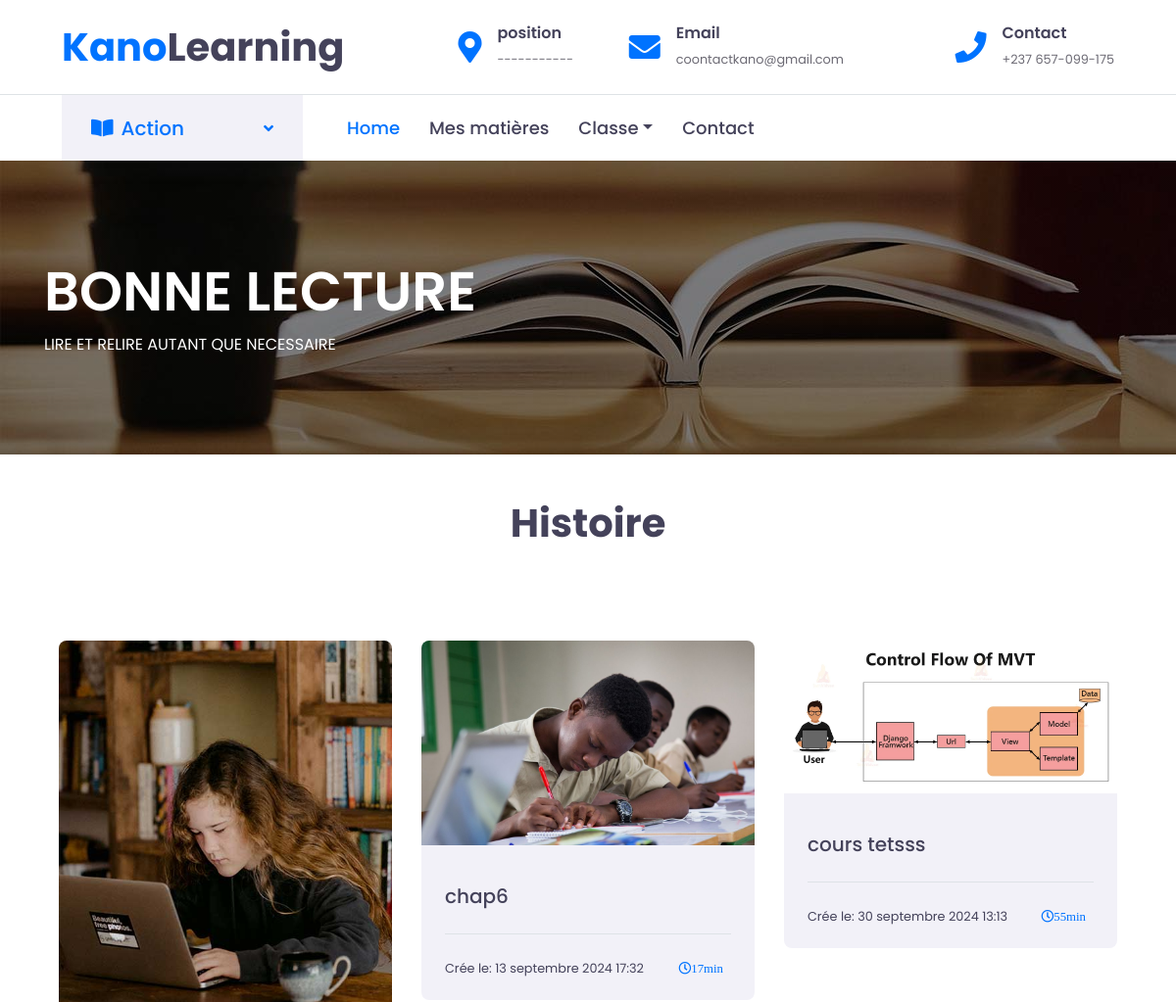
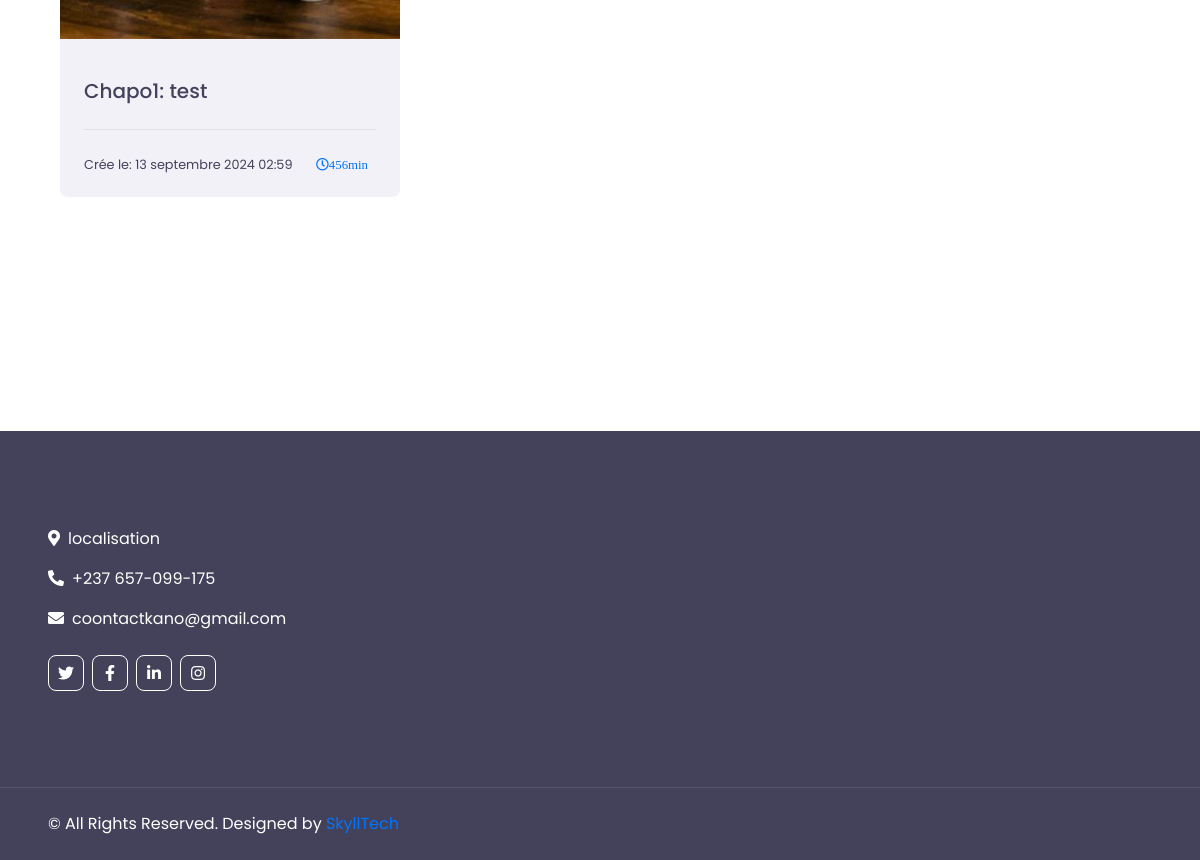
Page /matiere/2/ on the committed database (2 pictures, top to bottom).
### home/models.py (models this page shows, shortened)
class Matiere(models.Model):
    nom_matiere = models.CharField(max_length=128)

class Cours(models.Model):
    titre = models.CharField(max_length=255)
    profil_cours = models.ImageField(upload_to='image', null=True, blank=True)
    intoduction = models.TextField(null=True, blank=True)
    resume = models.TextField(null=True, blank=True)
    document = models.FileField(upload_to='documents/', null=True, blank=True)
    choix_matiere = models.ForeignKey ('Matiere', on_delete=models.CASCADE)
    choix_classe = models.ForeignKey ('Classe', on_delete=models.CASCADE)
    Date_creation = models.DateTimeField(auto_now_add=True)  # Date et heure de création
    Date_modif = models.DateTimeField(auto_now=True)  # Date et heure de mise à jour
    temps_etudes = models.IntegerField()

### home/views.py (the view)
# urls.py: path('matiere/<int:matiere_id>/', views.cours_par_matiere, name='cours_par_matiere'),
def cours_par_matiere(request, matiere_id):
    matiere = get_object_or_404(Matiere, id=matiere_id)  # Récupérer la matière ou renvoyer une erreur 404 si elle n'existe pas
    cours = Cours.objects.filter(choix_matiere=matiere)  # Filtrer les cours par la matière sélectionnée
    return render(request, 'home/eleve/cours_matiere.html', {'matiere': matiere, 'cours': cours})  # Rendre le template avec les cours filtrés

### home/templates/home/eleve/cours_matiere.html (shortened to what this page needs)
{% extends 'home/eleve/base.html' %}
{% block content %}
  {% load static %}
  <div class="container-fluid page-header" style="margin-bottom: -50px;">
    <div class="container">
      <div class="d-flex flex-column justify-content-center" style="min-height: 300px">
        <h3 class="display-4 text-white text-uppercase">Bonne lecture</h3>
        <div class="d-inline-flex text-white">
          <p class="m-0 text-uppercase">Lire et relire autant que necessaire</p>
        </div>
      </div>
    </div>
  </div>
  <div class="container-fluid py-5">
    <div class="container pt-5 pb-3">
      <div class="text-center mb-5">
        <h1>{{ matiere.nom_matiere }}</h1>
      </div>
      <div class="container-fluid py-5">
        <div class="row">
          {% for cours in cours %}
            <a href="{% url "details_cours" cours.id %}">
              <div class="col-lg-4 col-md-6 mb-4">
                <div class="rounded overflow-hidden mb-2">
                  <img class="img-fluid" src="{{ cours.profil_cours.url }}" alt="" />
                  <div class="bg-secondary p-4">
                    <a class="h5" href="{% url "details_cours" cours.id %}">{{ cours.titre }}</a>
                    <div class="border-top mt-4 pt-4">
                      <div class="d-flex justify-content-between">
                        <h6 class="m-0"><small>Crée le: {{ cours.Date_creation }}</small></h6>
                        <h6 class="m-0"><small class="far fa-clock text-primary mr-2">{{ cours.temps_etudes }}min</small></h6>
                      </div>
                    </div>
                  </div>
                </div>
              </div>
            </a>
          {% endfor %}
        </div>
      </div>
    </div>
  </div>
{% endblock %}

### rows in the picture
Matiere: nom_matiere "Histoire"
Cours: profil_cours (picture), titre "Chapo1: test", Date_creation "13 septembre 2024 02:59", temps_etudes "456"
Cours: profil_cours (picture), titre "chap6", Date_creation "13 septembre 2024 17:32", temps_etudes "17"
Cours: profil_cours (picture), titre "cours tetsss", Date_creation "30 septembre 2024 13:13", temps_etudes "55"
